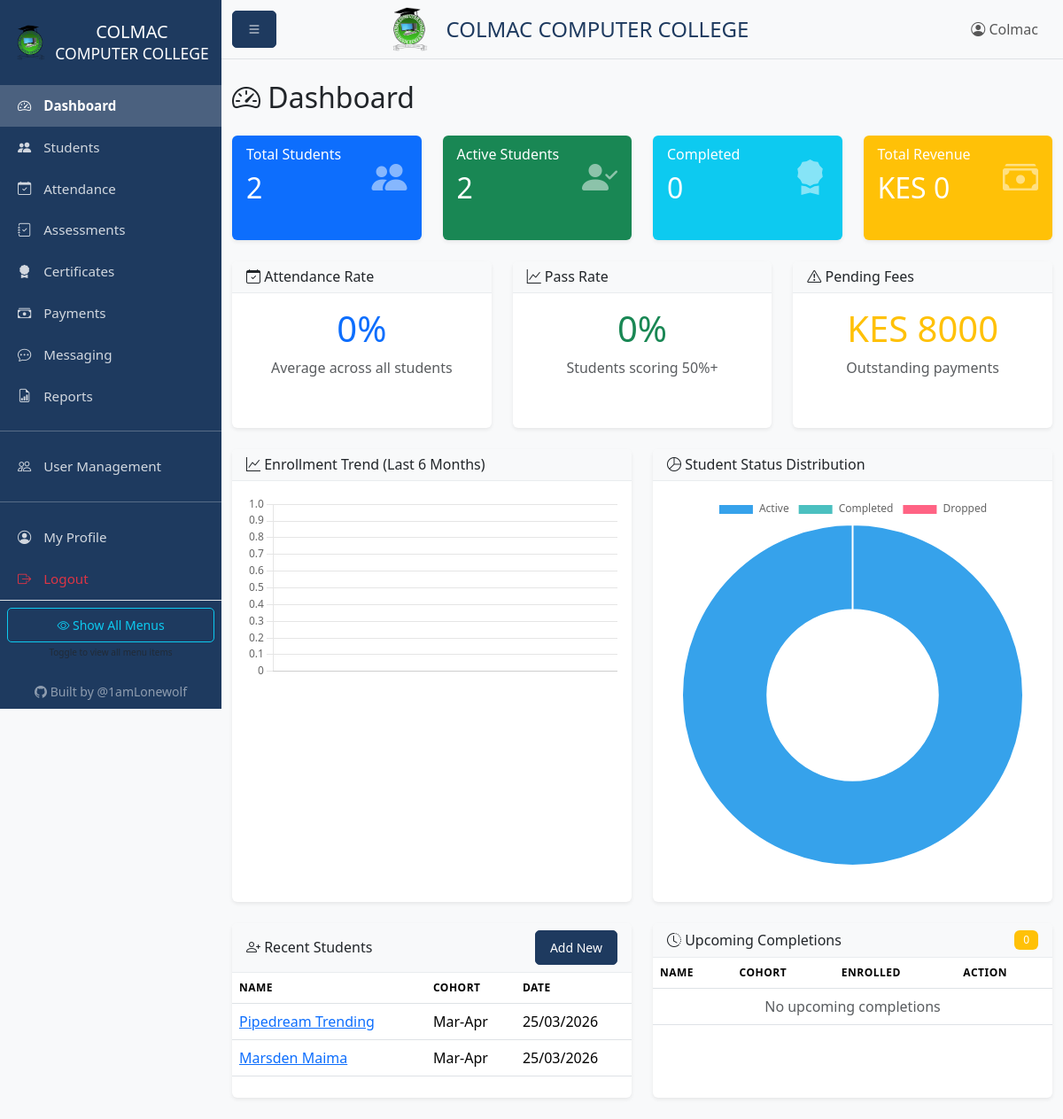
/dashboard (signed in), run on an earlier commit of the app's database.
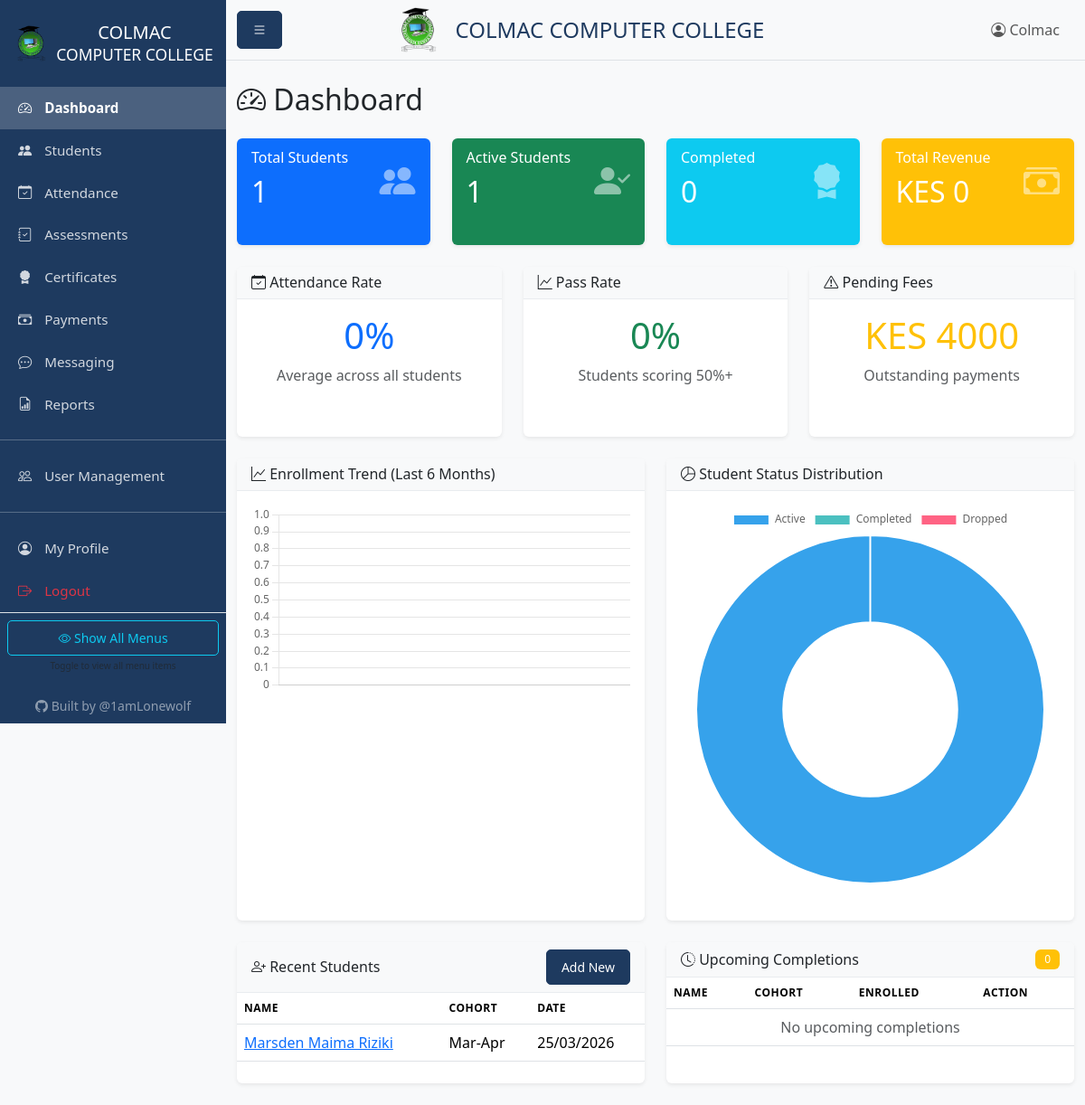
And on a later commit of the database.
### models.py (models this page shows, shortened)
class Student(db.Model):
    id = db.Column(db.Integer, primary_key=True)
    name = db.Column(db.String(100), nullable=False)
    phone = db.Column(db.String(20))
    email = db.Column(db.String(120))
    id_number = db.Column(db.String(50))  # National ID or student ID
    gender = db.Column(db.String(10))
    enrollment_date = db.Column(db.DateTime, default=datetime.utcnow)
    cohort = db.Column(db.String(50))  # e.g., "Jan-Mar 2026"
    status = db.Column(db.String(20), default='active')  # active, completed, dropped
    created_at = db.Column(db.DateTime, default=datetime.utcnow)
    updated_at = db.Column(db.DateTime, default=datetime.utcnow, onupdate=datetime.utcnow)
    attendances = db.relationship('Attendance', backref='student', lazy=True, cascade='all, delete-orphan')
    assessments = db.relationship('Assessment', backref='student', lazy=True, cascade='all, delete-orphan')
    certificates = db.relationship('Certificate', backref='student', lazy=True, cascade='all, delete-orphan')
    payments = db.relationship('Payment', backref='student', lazy=True, cascade='all, delete-orphan')
    @property
    def total_paid(self):
        return sum(p.amount for p in self.payments)

### blueprints/main.py (the view)
@main_bp.route('/')
@main_bp.route('/dashboard')
@login_required
def dashboard():
    from app import app, db
    stats = {
        'total_students': Student.query.count(),
        'active_students': Student.query.filter_by(status='active').count(),
        'completed_students': Student.query.filter_by(status='completed').count(),
        'total_revenue': db.session.query(func.sum(Payment.amount)).scalar() or 0,
        'pending_fees': 0,
        'attendance_rate': 0,
        'pass_rate': 0,
    }
    COURSE_FEE = app.config['COURSE_FEE']
    for student in Student.query.filter_by(status='active').all():
        pending = COURSE_FEE - student.total_paid
        if pending > 0:
            stats['pending_fees'] += pending
    attendances = Attendance.query.all()
    if attendances:
        present = sum(1 for a in attendances if a.present)
        stats['attendance_rate'] = round((present / len(attendances)) * 100, 1)
    students_with_assessments = Student.query.join(Assessment).distinct().all()
    passed = sum(1 for s in students_with_assessments if s.average_score >= 50)
    if students_with_assessments:
        stats['pass_rate'] = round((passed / len(students_with_assessments)) * 100, 1)
    recent_students = Student.query.order_by(Student.created_at.desc()).limit(5).all()
    two_months_ago = datetime.now() - timedelta(days=60)
    upcoming_completions = Student.query.filter(
        Student.enrollment_date <= two_months_ago,
        Student.status == 'active'
    ).all()
    return render_template('dashboard.html',
                         stats=stats,
                         recent_students=recent_students,
                         upcoming_completions=upcoming_completions)

### app.py (called while the page is built)
@app.context_processor
def inject_config():
    return {
        'COURSE_FEE': app.config['COURSE_FEE'],
        'COURSE_NAME': app.config['COURSE_NAME']
    }

### models.py (called while the page is built)
def init_login_manager(app):
    login_manager.init_app(app)
    login_manager.login_view = 'auth.login'
    @login_manager.user_loader
    def load_user(user_id):
        return User.query.get(int(user_id))

    @property
    def is_admin(self):
        return self.role == 'admin'

    @property
    def is_instructor(self):
        return self.role in ['admin', 'instructor']

    @property
    def is_receptionist(self):
        return self.role in ['admin', 'receptionist']

    def get_permissions(self):
        import json
        try:
            return json.loads(self.custom_permissions or '{}')
        except:
            return {}

    def has_permission(self, key):
        perms = self.get_permissions()
        return perms.get(key, False)

### templates/dashboard.html (shortened to what the changed rows need)
{% extends "base.html" %}
{% block content %}
<h2 class="mb-4"><i class="bi bi-speedometer2"></i> Dashboard</h2>
<div class="row g-4 mb-4">
    <div class="col-md-3">
        <div class="card bg-primary text-white h-100">
            <div class="card-body">
                <div class="d-flex justify-content-between align-items-center">
                    <div>
                        <h6 class="card-subtitle mb-2">Total Students</h6>
                        <h2 class="mb-0">{{ stats.total_students }}</h2>
                    </div>
                </div>
            </div>
        </div>
    </div>
    <div class="col-md-3">
        <div class="card bg-success text-white h-100">
            <div class="card-body">
                <div class="d-flex justify-content-between align-items-center">
                    <div>
                        <h6 class="card-subtitle mb-2">Active Students</h6>
                        <h2 class="mb-0">{{ stats.active_students }}</h2>
                    </div>
                </div>
            </div>
        </div>
    </div>
    <div class="col-md-3">
        <div class="card bg-info text-white h-100">
            <div class="card-body">
                <div class="d-flex justify-content-between align-items-center">
                    <div>
                        <h2 class="mb-0">{{ stats.completed_students }}</h2>
                    </div>
                </div>
            </div>
        </div>
    </div>
    <div class="col-md-3">
        <div class="card bg-warning text-white h-100">
            <div class="card-body">
                <div class="d-flex justify-content-between align-items-center">
                    <div>
                        <h2 class="mb-0">KES {{ stats.total_revenue|int }}</h2>
                    </div>
                </div>
            </div>
        </div>
    </div>
</div>
<div class="row g-4 mb-4">
    <div class="col-md-4">
        <div class="card h-100">
            <div class="card-body text-center">
                <h1 class="display-4 text-primary">{{ stats.attendance_rate }}%</h1>
            </div>
        </div>
    </div>
    <div class="col-md-4">
        <div class="card h-100">
            <div class="card-body text-center">
                <h1 class="display-4 text-success">{{ stats.pass_rate }}%</h1>
            </div>
        </div>
    </div>
    <div class="col-md-4">
        <div class="card h-100">
            <div class="card-body text-center">
                <h1 class="display-4 text-warning">KES {{ stats.pending_fees|int }}</h1>
                <p class="text-muted">Outstanding payments</p>
            </div>
        </div>
    </div>
</div>
<div class="row g-4">
    <div class="col-md-6">
        <div class="card h-100">
            <div class="card-body p-0">
                <div class="table-responsive">
                    <table class="table table-hover mb-0">
                        <thead>
                            <tr>
                                <th>Name</th>
                                <th>Cohort</th>
                                <th>Date</th>
                            </tr>
                        </thead>
                        <tbody>
                            {% for student in recent_students %}
                            <tr>
                                <td>
                                    <a href="{{ url_for('students.view', id=student.id) }}">
                                        {{ student.name }}
                                    </a>
                                </td>
                                <td>{{ student.cohort }}</td>
                                <td>{{ student.enrollment_date.strftime('%d/%m/%Y') }}</td>
                            </tr>
                            {% else %}
                            <tr>
                                <td colspan="3" class="text-center text-muted">No students yet</td>
                            </tr>
                            {% endfor %}
                        </tbody>
                    </table>
                </div>
            </div>
        </div>
    </div>
    <div class="col-md-6">
        <div class="card h-100">
            <div class="card-body p-0">
                <div class="table-responsive">
                    <table class="table table-hover mb-0">
                        <thead>
                            <tr>
                                <th>Name</th>
                                <th>Cohort</th>
                                <th>Enrolled</th>
                                <th>Action</th>
                            </tr>
                        </thead>
                    </table>
                </div>
            </div>
        </div>
    </div>
</div>
{% endblock %}
{% block extra_js %}
<script>
// Enrollment Trend Chart
const enrollmentCtx = document.getElementById('enrollmentChart').getContext('2d');
new Chart(enrollmentCtx, {
    type: 'line',
    data: {
        labels: [{% for month, count in enrollment_trend %}'{{ month }}'{% if not loop.last %}, {% endif %}{% endfor %}],
        datasets: [{
            label: 'New Enrollments',
            data: [{% for month, count in enrollment_trend %}{{ count }}{% if not loop.last %}, {% endif %}{% endfor %}],
            borderColor: 'rgb(54, 162, 235)',
            backgroundColor: 'rgba(54, 162, 235, 0.1)',
            tension: 0.3,
            fill: true
        }]
    },
    options: {
        responsive: true,
        maintainAspectRatio: true,
        plugins: {
            legend: {
                display: false
            }
        }
    }
});
// Status Distribution Chart
const statusCtx = document.getElementById('statusChart').getContext('2d');
new Chart(statusCtx, {
    type: 'doughnut',
    data: {
        labels: ['Active', 'Completed', 'Dropped'],
        datasets: [{
            data: [{{ stats.active_students }}, {{ stats.completed_students }}, {{ stats.total_students - stats.active_students - stats.completed_students }}],
            backgroundColor: [
                'rgb(54, 162, 235)',
                'rgb(75, 192, 192)',
                'rgb(255, 99, 132)'
            ]
        }]
    },
    options: {
        responsive: true,
        maintainAspectRatio: true
    }
});
</script>
{% endblock %}

What changed in the data, as far as the page shows it:
removed Student: name "Pipedream Trending", cohort "Mar-Apr", enrollment_date "25/03/2026"
changed Student "Mar-Apr": name "Marsden Maima" → "Marsden Maima Riziki"
Also different on the page:
{{ stats.total_students }}: "2" → "1"
{{ stats.active_students }}: "2" → "1"
{{ stats.pending_fees|int }}: "8000" → "4000"
